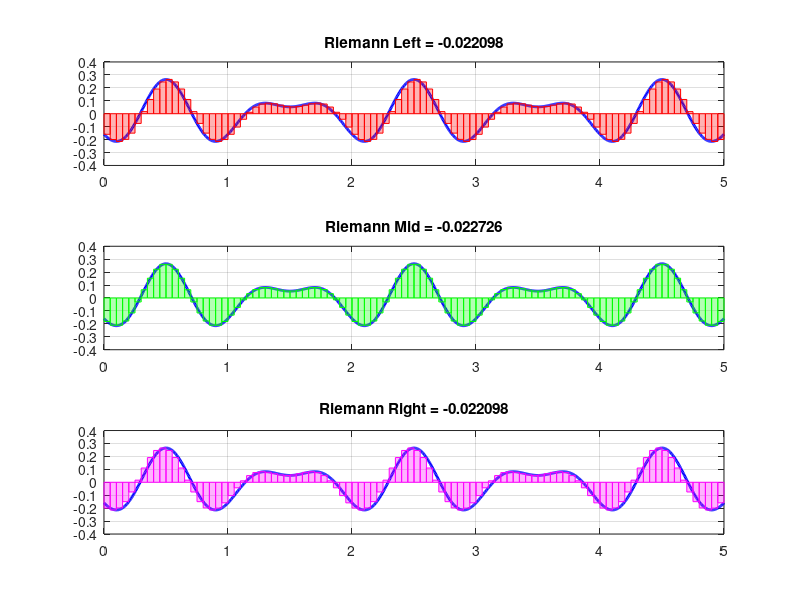
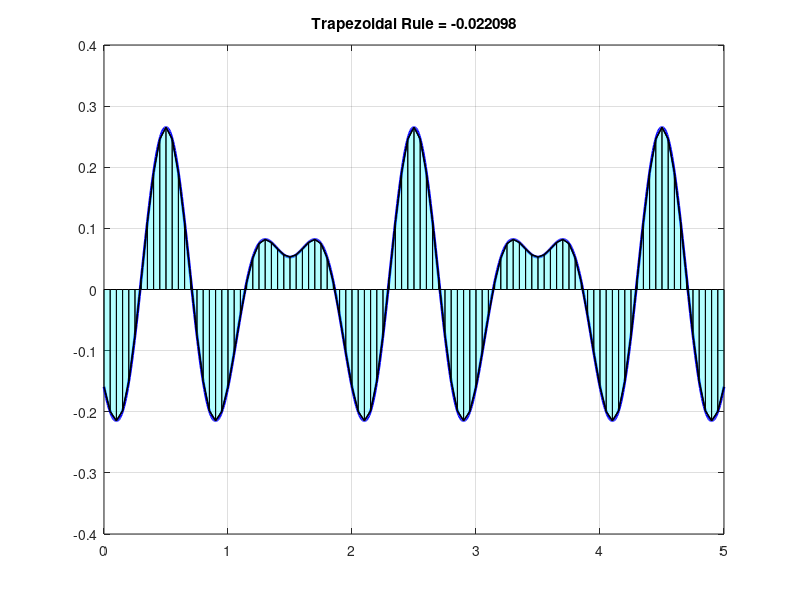
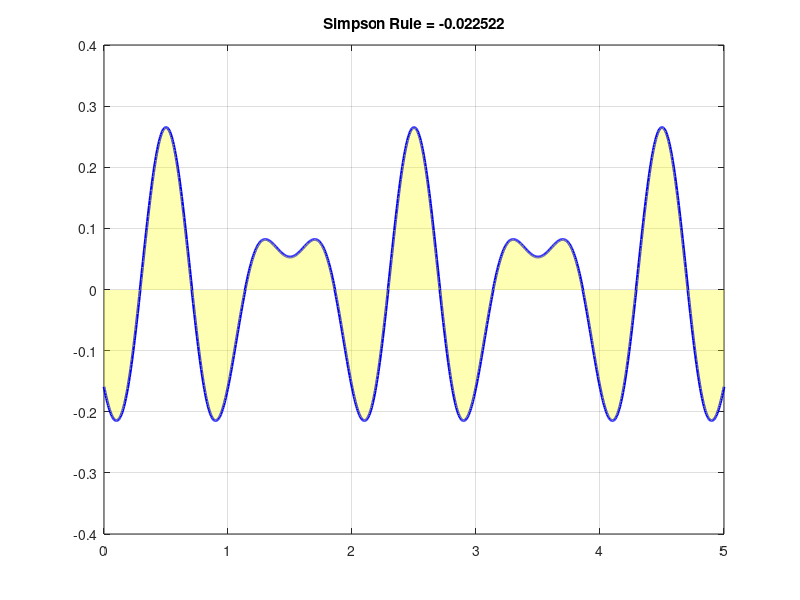
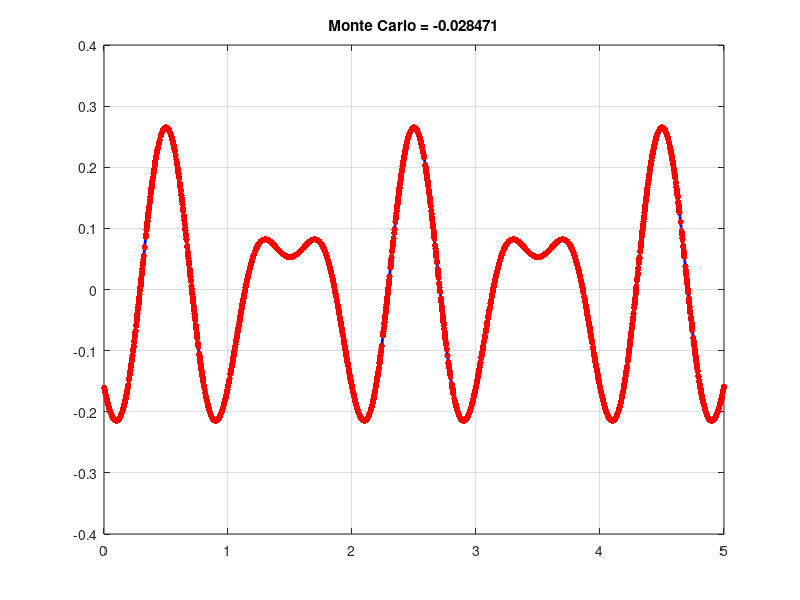

Recreate these plots in MATLAB, in order. (Note: this script raises an error after producing the figures.)
%% Setup
clc; clear; close all;

% Rentang integrasi
a = 0; 
b = 5; 
N = 100;               % jumlah partisi (harus genap untuk Simpson)
dx = (b - a)/N;       

% Fungsi
y = @(t) -(cos(2*pi*t))/(2*pi) - (sin(3*pi*t))/(3*pi);

% Integral eksak
I_exact = integral(y, a, b);

% Titik partisi
x = linspace(a,b,N+1);
y_vals = y(x);

t = linspace(a,b,1000);

%% 1. Riemann Left, Mid, Right
% --- Left
x_left = x(1:end-1);
R_left = sum(y(x_left))*dx;

% --- Right
x_right = x(2:end);
R_right = sum(y(x_right))*dx;

% --- Mid
x_mid = (x(1:end-1)+x(2:end))/2;
R_mid = sum(y(x_mid))*dx;

% --- Plot Left, Mid, Right
figure;
subplot(3,1,1);
plot(t,y(t),'b','LineWidth',2); hold on; grid on;
for i=1:N
    fill([x(i) x(i+1) x(i+1) x(i)], [0 0 y(x(i)) y(x(i))], ...
        'r','FaceAlpha',0.3,'EdgeColor','r');
end
title(['Riemann Left = ', num2str(R_left)]);

subplot(3,1,2);
plot(t,y(t),'b','LineWidth',2); hold on; grid on;
for i=1:N
    xm = (x(i)+x(i+1))/2;
    fill([x(i) x(i+1) x(i+1) x(i)], [0 0 y(xm) y(xm)], ...
        'g','FaceAlpha',0.3,'EdgeColor','g');
end
title(['Riemann Mid = ', num2str(R_mid)]);

subplot(3,1,3);
plot(t,y(t),'b','LineWidth',2); hold on; grid on;
for i=1:N
    fill([x(i) x(i+1) x(i+1) x(i)], [0 0 y(x(i+1)) y(x(i+1))], ...
        'm','FaceAlpha',0.3,'EdgeColor','m');
end
title(['Riemann Right = ', num2str(R_right)]);

%% 2. Trapezoidal Rule
I_trap = (dx/2)*(y_vals(1) + 2*sum(y_vals(2:end-1)) + y_vals(end));

figure;
plot(t,y(t),'b','LineWidth',2); hold on; grid on;
for i=1:N
    fill([x(i) x(i+1) x(i+1) x(i)], [0 0 y_vals(i+1) y_vals(i)], ...
        'c','FaceAlpha',0.3,'EdgeColor','k');
    plot([x(i) x(i+1)], [y_vals(i) y_vals(i+1)], 'k', 'LineWidth',1);
end
title(['Trapezoidal Rule = ', num2str(I_trap)]);

%% 3. Simpson's Rule (N harus genap)
I_simp = (dx/3)*(y_vals(1) + ...
    4*sum(y_vals(2:2:end-1)) + ...
    2*sum(y_vals(3:2:end-2)) + ...
    y_vals(end));

figure;
plot(t,y(t),'b','LineWidth',2); hold on; grid on;
for i=1:2:N
    xx = linspace(x(i),x(i+2),50);
    % Interpolasi kuadratik (Lagrange)
    L0 = ((xx-x(i+1)).*(xx-x(i+2)))/((x(i)-x(i+1))*(x(i)-x(i+2)));
    L1 = ((xx-x(i)).*(xx-x(i+2)))/((x(i+1)-x(i))*(x(i+1)-x(i+2)));
    L2 = ((xx-x(i)).*(xx-x(i+1)))/((x(i+2)-x(i))*(x(i+2)-x(i+1)));
    yy = y_vals(i)*L0 + y_vals(i+1)*L1 + y_vals(i+2)*L2;
    fill([xx fliplr(xx)], [yy zeros(size(xx))], 'y','FaceAlpha',0.3,'EdgeColor','none');
end
title(['Simpson Rule = ', num2str(I_simp)]);

%% 4. Monte Carlo
N_mc = 3300;
x_rand = a + (b-a)*rand(1,N_mc);
y_rand = y(x_rand);
I_mc = (b-a)*mean(y_rand);

figure;
plot(t,y(t),'b','LineWidth',2); hold on; grid on;
scatter(x_rand(1:3300), y_rand(1:3300), 20, 'r','filled');
title(['Monte Carlo = ', num2str(I_mc)]);

%% 5. Tabel Error
methods = {'Riemann Left'; 'Riemann Mid'; 'Riemann Right'; ...
           'Trapezoidal'; 'Simpson'; 'Monte Carlo'};
values  = [R_left; R_mid; R_right; I_trap; I_simp; I_mc];
errors  = 100*abs(values - I_exact)/abs(I_exact);

T = table(methods, values, errors, ...
    'VariableNames', {'Metode','Nilai_Integral','Error_Persen'});

disp('================ Komparasi ================');
disp(['Nilai Integral = ', num2str(I_exact)]);
disp(T);
